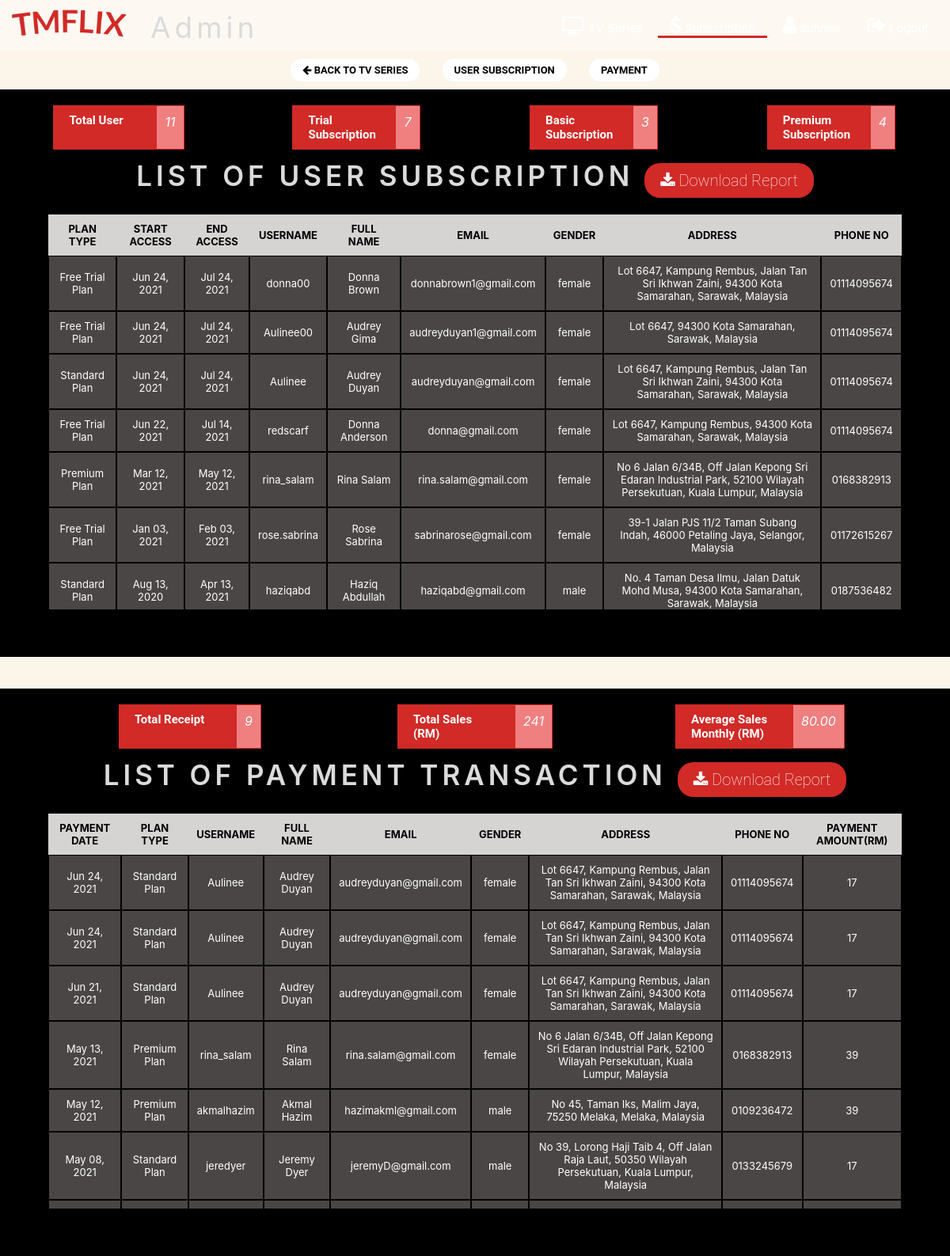
Page /admin/subscription-page.php (signed in) on the earlier database version.
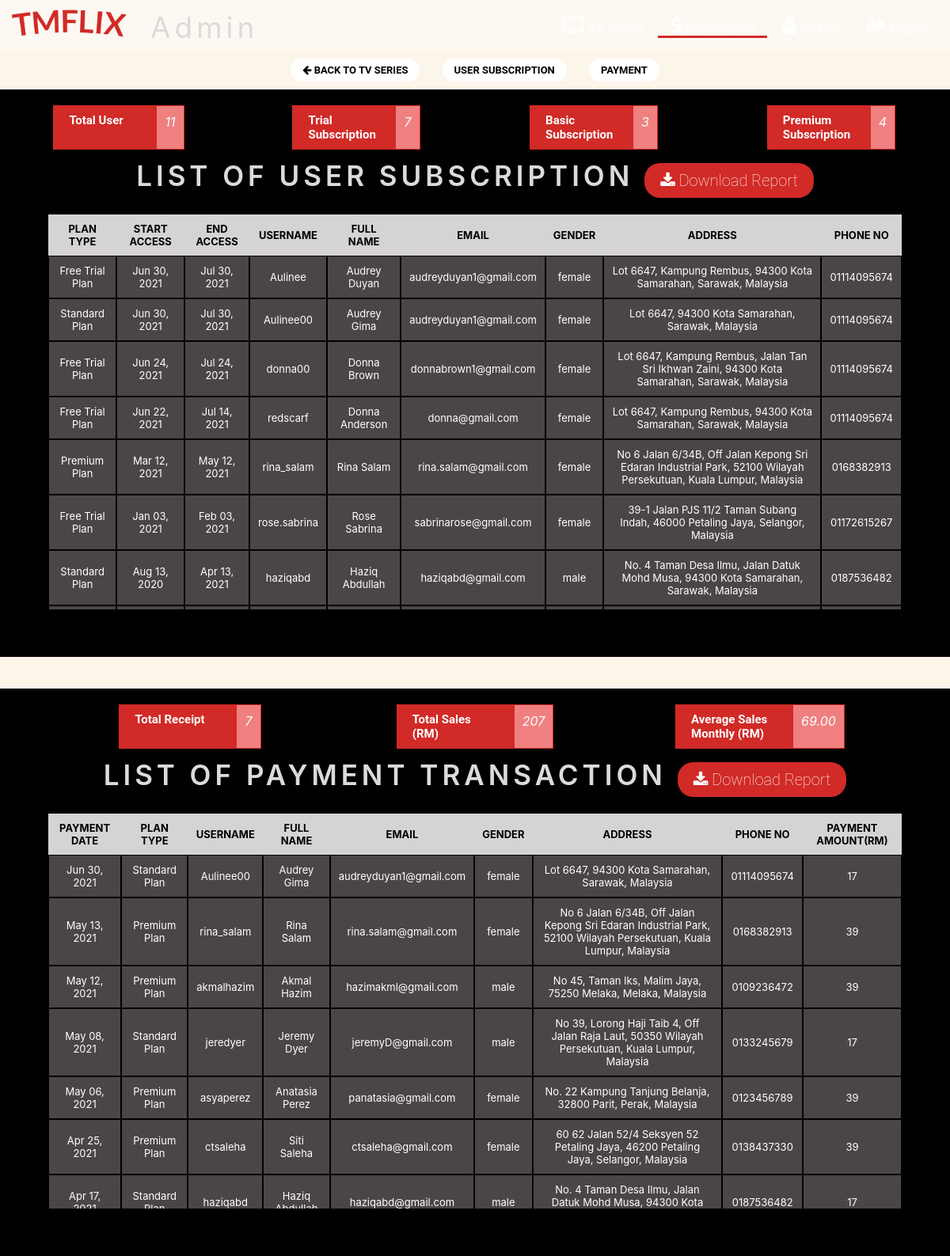
Same page on the later database version.
### tables this page shows
CREATE TABLE `user` (
  `UserID` int(10) NOT NULL,
  `SubscriptionID` int(10) NOT NULL,
  `Username` varchar(255) NOT NULL,
  `UserFirstName` varchar(255) NOT NULL,
  `UserLastName` varchar(255) NOT NULL,
  `Email` varchar(255) NOT NULL,
  `Password` varchar(255) NOT NULL,
  `Gender` varchar(255) NOT NULL,
  `PhoneNumber` int(10) NOT NULL,
  `AddressLine` varchar(255) NOT NULL,
  `PostalCode` int(10) NOT NULL
);

CREATE TABLE `subscriptionplan` (
  `PlanID` int(10) NOT NULL,
  `Type` varchar(255) NOT NULL,
  `Description` varchar(255) NOT NULL,
  `Price` float NOT NULL
);

CREATE TABLE `usersubscription` (
  `SubscriptionID` int(10) NOT NULL,
  `PlanID` int(10) NOT NULL,
  `StartAccess` datetime NOT NULL,
  `EndAccess` datetime NOT NULL
);

CREATE TABLE `address` (
  `PostalCode` int(10) NOT NULL,
  `State` varchar(255) NOT NULL,
  `Area` varchar(255) NOT NULL,
  `Country` varchar(225) NOT NULL
);

CREATE TABLE `payment` (
  `PaymentID` int(10) NOT NULL,
  `UserID` int(10) NOT NULL,
  `PlanID` int(11) NOT NULL,
  `PaymentDate` datetime NOT NULL,
  `PaymentMethod` varchar(255) NOT NULL
);

### admin/sessionAdmin.php (called while the page is built, shortened)
<?php
include '../class/UserClass.php';
$userObj = new User($conn);
?>

### class/UserClass.php (the view, shortened to what the changed rows need)
<?php
class User{
	public function __construct($DB_con)
	{
        $this->conn = $DB_con;
	}
    public function displayAllSubscription(){
        $subQuery = mysqli_query($this->conn, "SELECT u.Username, u.UserFirstName, u.UserLastName, u.Email, u.Gender, u.PhoneNumber, u.AddressLine, u.PostalCode, a.State, a.Area, a.Country, s.StartAccess, s.EndAccess, p.Type FROM user u, address a, usersubscription s, subscriptionplan p WHERE
                u.PostalCode = a.PostalCode AND u.SubscriptionID = s.SubscriptionID AND s.PlanID = p.PlanID ORDER BY s.StartAccess DESC");
        while($rowsub = mysqli_fetch_array($subQuery)){
            $plan_type = $rowsub['Type'];
            $start_access = $rowsub['StartAccess'];
            $end_access = $rowsub['EndAccess'];
            $username = $rowsub['Username'];
            $fullname = $rowsub['UserFirstName']." ".$rowsub['UserLastName'];
            $email = $rowsub['Email'];
            $gender = $rowsub['Gender'];
            $address = $rowsub['AddressLine'].", ".$rowsub['PostalCode']." ".$rowsub['Area'].", ".$rowsub['State'].", ".$rowsub['Country'];
            $phone = $rowsub['PhoneNumber'];
            $tempDate1 = date_create($start_access);
            $start_access = date_format($tempDate1,"M d, Y");
            $tempDate2 = date_create($end_access);
            $end_access = date_format($tempDate2,"M d, Y");
            echo '<tr>';
                echo '<td style="padding: 10px;background-color: rgb(75, 70, 70);text-align: center;">'.$plan_type.'</td>';
                echo '<td style="padding: 10px;background-color: rgb(75, 70, 70);text-align: center;">'.$start_access.'</td>';
                echo '<td style="padding: 10px;background-color: rgb(75, 70, 70);text-align: center;">'.$end_access.'</td>';
                echo '<td style="padding: 10px;background-color: rgb(75, 70, 70);text-align: center;">'.$username.'</td>';
                echo '<td style="padding: 10px;background-color: rgb(75, 70, 70);text-align: center;">'.$fullname.'</td>';
                echo '<td style="padding: 10px;background-color: rgb(75, 70, 70);text-align: center;">'.$email.'</td>';
                echo '<td style="padding: 10px;background-color: rgb(75, 70, 70);text-align: center;">'.$gender.'</td>';
                echo '<td style="padding: 10px;background-color: rgb(75, 70, 70);text-align: center;">'.$address.'</td>';
                echo '<td style="padding: 10px;background-color: rgb(75, 70, 70);text-align: center;">0'.$phone.'</td>';
            echo '</tr>';
        }
    }
    public function displayOverviewPayment(){
        $totalReceiptQuery = mysqli_query($this->conn,"SELECT COUNT(*) AS sum FROM payment");
        $sumPaymentQuery = mysqli_query($this->conn,"SELECT SUM(s.Price) AS sum FROM payment p, subscriptionplan s WHERE p.PlanID = s.PlanID");
        $averagePaymentQuery = mysqli_query($this->conn,"SELECT SUM(s.Price) AS sum FROM payment p, subscriptionplan s WHERE p.PlanID = s.PlanID group by year(p.PaymentDate), month(p.PaymentDate)");
        $total_receipt = 0;
        $sum_payment = 0;
        $month_payment = 0.00;
        $countMonth = 0;
        while($rowreceipt = mysqli_fetch_array($totalReceiptQuery)){
            $total_receipt = $rowreceipt['sum'];
        }
        while($rowsum = mysqli_fetch_array($sumPaymentQuery)){
            $sum_payment = $rowsum['sum'];
        }
        while($rowavg = mysqli_fetch_array($averagePaymentQuery)){
            $month_payment += $rowavg['sum'];
            $countMonth++;
        }
        $average_payment = sprintf('%.2f', intdiv($month_payment, $countMonth));
        $overview_data = array($total_receipt, $sum_payment, $average_payment);
        return $overview_data;
    }
    public function displayAllPayment(){
        $subQuery = mysqli_query($this->conn, "SELECT p.PaymentDate, u.Username, u.UserFirstName, u.UserLastName, u.Email, u.Gender,
        u.PhoneNumber, u.AddressLine, u.PostalCode, a.State, a.Area, a.Country, s.Type, s.Price FROM user u, address a, subscriptionplan s,
        payment p WHERE p.UserID = u.UserID AND u.PostalCode = a.PostalCode AND p.PlanID = s.PlanID ORDER BY p.PaymentDate DESC");
        while($rowsub = mysqli_fetch_array($subQuery)){
            $payment_date = $rowsub['PaymentDate'];
            $plan_type = $rowsub['Type'];
            $amount = $rowsub['Price'];
            $username = $rowsub['Username'];
            $fullname = $rowsub['UserFirstName']." ".$rowsub['UserLastName'];
            $email = $rowsub['Email'];
            $gender = $rowsub['Gender'];
            $address = $rowsub['AddressLine'].", ".$rowsub['PostalCode']." ".$rowsub['Area'].", ".$rowsub['State'].", ".$rowsub['Country'];
            $phone = $rowsub['PhoneNumber'];
            $tempDate = date_create($payment_date);
            $payment_date = date_format($tempDate,"M d, Y");
            echo '<tr>';
                echo '<td style="padding: 10px;background-color: rgb(75, 70, 70);text-align: center;">'.$payment_date.'</td>';
                echo '<td style="padding: 10px;background-color: rgb(75, 70, 70);text-align: center;">'.$plan_type.'</td>';
                echo '<td style="padding: 10px;background-color: rgb(75, 70, 70);text-align: center;">'.$username.'</td>';
                echo '<td style="padding: 10px;background-color: rgb(75, 70, 70);text-align: center;">'.$fullname.'</td>';
                echo '<td style="padding: 10px;background-color: rgb(75, 70, 70);text-align: center;">'.$email.'</td>';
                echo '<td style="padding: 10px;background-color: rgb(75, 70, 70);text-align: center;">'.$gender.'</td>';
                echo '<td style="padding: 10px;background-color: rgb(75, 70, 70);text-align: center;">'.$address.'</td>';
                echo '<td style="padding: 10px;background-color: rgb(75, 70, 70);text-align: center;">0'.$phone.'</td>';
                echo '<td style="padding: 10px;background-color: rgb(75, 70, 70);text-align: center;">'.$amount.'</td>';
            echo '</tr>';
        }
    }
}
?>

### admin/subscription-page.php (shortened to what the changed rows need)
<?php
include '../database/dbConnection.php';
include 'sessionAdmin.php';
$payment_overview = $userObj->displayOverviewPayment();
?>
<!DOCTYPE html>
<html lang="en">
<head>
    <link href="../style/style.css?v=<?php echo time(); ?>" rel="stylesheet" type="text/css"/>
    <link rel="stylesheet" href="https://cdnjs.cloudflare.com/ajax/libs/font-awesome/4.7.0/css/font-awesome.min.css">
</head>
<body class="parallax">
    <header class="navbar-div" id="navbar">
        <div class="branding-admin">
            <h1 class="admin-title inline">Admin</h1>
        </div>
    </header>
    <div class="content container-95 bg-black padding-5" id="user-subscription">
        <br>
        <h2 class="main-page-title font-white">LIST OF USER SUBSCRIPTION
            <button class="edit-series-btn inline" name="edit-series-poster"><a href="userSubscriptionReport.php"><i class="fa fa-download"></i> Download Report</a></button>
        </h2>
        <br>
        <div class="tbl-scroll">
            <table id="seriesTable" class="all-series-table">
                <tr>
                    <th>PLAN TYPE</th>
                    <th>START ACCESS</th>
                    <th>END ACCESS</th>
                    <th>USERNAME</th>
                    <th>FULL NAME</th>
                    <th>EMAIL</th>
                    <th>GENDER</th>
                    <th>ADDRESS</th>
                    <th>PHONE NO</th>
                </tr>
                <?php $userObj->displayAllSubscription(); ?>
            </table>
        </div>
    </div>
    <br>
    <br>
    <div class="content container-95 bg-black padding-5" id="payment">
        <br>
        <div class="flex-admin">
            <div class="overview-detail">
                <label class="overview-detail-label" for="">Total Receipt</label>
                <i class="addicon-1"><?php echo $payment_overview[0]; ?></i>
            </div>
            <div class="overview-detail">
                <label class="overview-detail-label" for="">Total Sales (RM)</label>
                <i class="addicon-1"><?php echo $payment_overview[1]; ?></i>
            </div>
            <div class="overview-detail">
                <label class="overview-detail-label" for="">Average Sales Monthly (RM)</label>
                <i class="addicon-1"><?php echo $payment_overview[2]; ?></i>
            </div>
        </div>
        <h2 class="main-page-title font-white">LIST OF PAYMENT TRANSACTION
            <button class="edit-series-btn inline" name="edit-series-poster"><a href="salesReport.php"><i class="fa fa-download"></i> Download Report</a></button>
        </h2>
        <br>
        <div class="tbl-scroll">
            <table id="seriesTable" class="all-series-table">
                <tr>
                    <th>PAYMENT DATE</th>
                    <th>PLAN TYPE</th>
                    <th>USERNAME</th>
                    <th>FULL NAME</th>
                    <th>EMAIL</th>
                    <th>GENDER</th>
                    <th>ADDRESS</th>
                    <th>PHONE NO</th>
                    <th>PAYMENT AMOUNT(RM)</th>
                </tr>
                <?php $userObj->displayAllPayment(); ?>
            </table>
        </div>
    </div>
</body>
</html>

Differences in the rows shown:
removed user: subscriptionplan.Type "Standard Plan", SubscriptionID.StartAccess "Jun 24, 2021", SubscriptionID.EndAccess "Jul 24, 2021", Username "Aulinee", fullname "Audrey Duyan", Email "audreyduyan@gmail.com", Gender "female", address "Lot 6647, Kampung Rembus, Jalan Tan Sri Ikhwan Zaini, 94300 Kota Samarahan, Sarawak, Malaysia", PhoneNumber "1114095674", payment.PaymentDate "Jun 24, 2021", subscriptionplan.Price "17", payment.PaymentDate "Jun 21, 2021"
added user: subscriptionplan.Type "Free Trial Plan", SubscriptionID.StartAccess "Jun 30, 2021", SubscriptionID.EndAccess "Jul 30, 2021", Username "Aulinee", fullname "Audrey Duyan", Email "audreyduyan1@gmail.com", Gender "female", address "Lot 6647, Kampung Rembus, 94300 Kota Samarahan, Sarawak, Malaysia", PhoneNumber "1114095674", shown under "LIST OF USER SUBSCRIPTION"
now on one of the page's lists (row unchanged): user: payment.PaymentDate "Jun 30, 2021", subscriptionplan.Type "Standard Plan", Username "Aulinee00", fullname "Audrey Gima", Email "audreyduyan1@gmail.com", Gender "female", address "Lot 6647, 94300 Kota Samarahan, Sarawak, Malaysia", PhoneNumber "1114095674", subscriptionplan.Price "17"
changed through a linked row, user "Aulinee00": subscriptionplan.Type "Free Trial Plan" → "Standard Plan"; SubscriptionID.StartAccess "Jun 24, 2021" → "Jun 30, 2021"; SubscriptionID.EndAccess "Jul 24, 2021" → "Jul 30, 2021"; moves up the list
now on one of the page's lists (row unchanged): user: payment.PaymentDate "Apr 17,…", subscriptionplan.Type "Standard…", Username "haziqabd", fullname "Haziq…", Email "haziqabd@gmail.com", Gender "male", address "No. 4 Taman Desa Ilmu, Jalan Datuk Mohd Musa, 94300 Kota…", PhoneNumber "187536482", subscriptionplan.Price "17"
now on this page (row unchanged): user: payment.PaymentDate "May 06, 2021", subscriptionplan.Type "Premium Plan", Username "asyaperez", fullname "Anatasia Perez", Email "panatasia@gmail.com", Gender "female", address "No. 22 Kampung Tanjung Belanja, 32800 Parit, Perak, Malaysia", PhoneNumber "123456789", subscriptionplan.Price "39"
now on this page (row unchanged): user: payment.PaymentDate "Apr 25, 2021", subscriptionplan.Type "Premium Plan", Username "ctsaleha", fullname "Siti Saleha", Email "ctsaleha@gmail.com", Gender "female", address "60 62 Jalan 52/4 Seksyen 52 Petaling Jaya, 46200 Petaling Jaya, Selangor, Malaysia", PhoneNumber "138437330", subscriptionplan.Price "39", shown under "LIST OF PAYMENT TRANSACTION"
Other differences:
$payment_overview[0]: "9" → "7"
$payment_overview[1]: "241" → "207"
$payment_overview[2]: "80.00" → "69.00"
